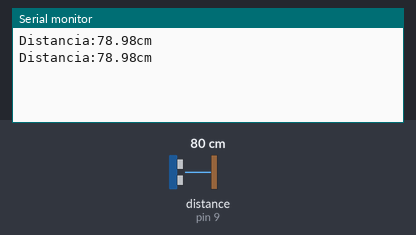
This sketch was run on a simulated Arduino Uno, built with avr-gcc and run on an emulated ATmega328P. Shown: the last lines printed to the serial monitor. Wiring (inferred from the names in the program): ultrasonic range finder: trigger pin 11; echo pin 9. The inputs (shaded band) are chosen by the test bench; at power-on: distance to the obstacle (sensor on pin 9) 80 cm. The echo pulse lasts 58.3 µs per cm.

Above: at 1.8 s.
1.9 s: distance to the obstacle (sensor on pin 9) set to 2 cm
At 2.8 s:
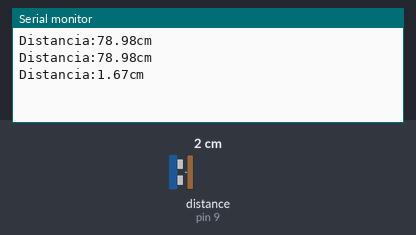
3.4 s: distance to the obstacle (sensor on pin 9) set to 4 cm
At 4.4 s:
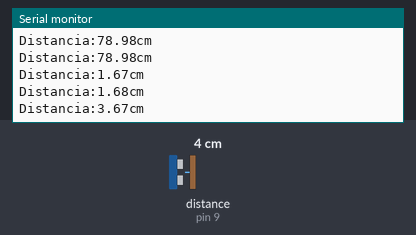
Timing chart, 0 to 6.4 s (numbered marks = the images above; inputs shaded):
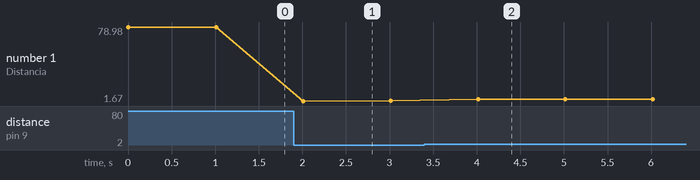

Measured:
- after the input at 1.9 s, the serial monitor: prints a new line after 0.11 s (image 1)
- after the input at 3.4 s, the serial monitor: prints a new line after 0.61 s (image 2)
- plotted number 1: 78.98 → 1.68 after the input at 1.9 s, 1.68 → 3.67 after the input at 3.4 s

The sketch:

missao1_motores_movimentacao.ino
```cpp
//Missão : Sensor Ultrassônico

/*Esse sensor usa ondas sonoras para identificar presença.
o "trig" envias as ondas,e ao bater no objeto, elas voltam e são capturadas pelo "echo"*/


//Definição dos pinos

const int trig = 11; //Portas Digitais
const int echo = 9;

//Variáveis para o cálculo

unsigned long tempo;
float distancia;


//Configuração dos pinos

void setup(){
	pinMode(trig, OUTPUT); //Pino de saída
	pinMode(echo,INPUT);  // Pino de Entrada
	Serial.begin(9600); //Iniciar a comunicação serial (para ler os dados)
}


//Realizar o código
void loop(){

//Iniciando o sensor (desligado)
	digitalWrite(trig,LOW);
	delayMicroseconds(2);

//Sensor emite ondas por 10 microsegundos
	digitalWrite(trig,HIGH);
	delayMicroseconds(10);

//Interrompendo envio de sinal
	digitalWrite(trig,LOW);

//Lendo o  tempo de viagem da onda em microsegundos
	tempo = pulseIn(echo,HIGH);

// Cálculo dessa distância
  //como v = d/t , e vsom =340m/s = 340.10^2/10^6 cm/us => vsom = 0,340 cm/us  =>
	distancia = tempo * 0.034 /2;  //vai e volta

//Exibir o resultado no Monitor Serial
    Serial.print("Distancia:");
    Serial.print(distancia);
    Serial.println("cm");

//Aguarda 1 segundo (1000ms) para a próxima leitura
	delay(1000);
}
```
